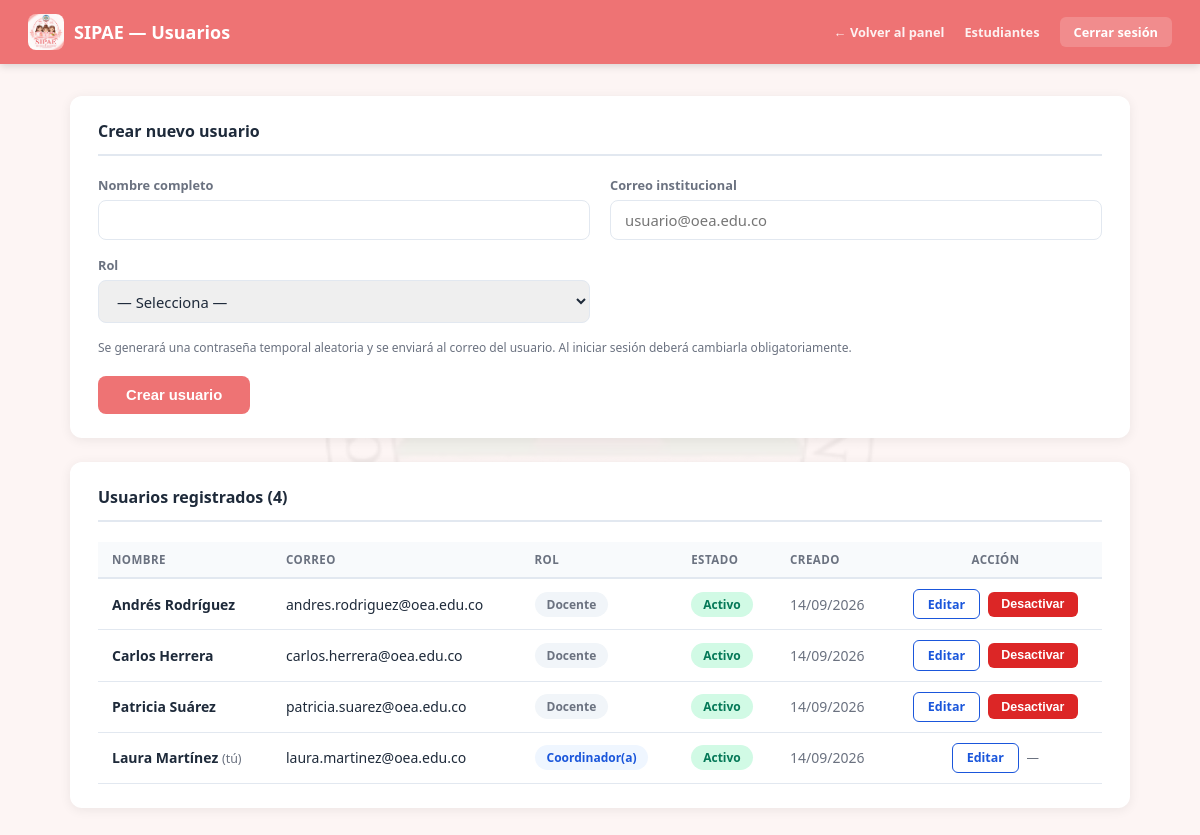
/usuarios.php (signed in), run on the app's committed database.
### tables this page shows
CREATE TABLE IF NOT EXISTS usuarios (

     
    id            INT UNSIGNED     NOT NULL AUTO_INCREMENT,

     
    nombre        VARCHAR(120)     NOT NULL,

     
    correo        VARCHAR(150)     NOT NULL,

     
    contrasena    VARCHAR(255)     NOT NULL,

     
    rol           ENUM('docente','coordinador') NOT NULL DEFAULT 'docente',

     
     
    activo        TINYINT(1)       NOT NULL DEFAULT 1,

     
     
    debe_cambiar_contrasena TINYINT(1) NOT NULL DEFAULT 1,

     
    creado_en     TIMESTAMP        NOT NULL DEFAULT CURRENT_TIMESTAMP,

     
    CONSTRAINT pk_usuarios   PRIMARY KEY (id),

     
    CONSTRAINT uq_usr_correo UNIQUE (correo)

);

### usuarios.php (the view, shortened to what this page needs)
<?php
$pdo = obtenerConexion();
$usuarios = $pdo->query(
    'SELECT id, nombre, correo, rol, activo, creado_en
       FROM usuarios
      ORDER BY rol ASC, nombre ASC'
)->fetchAll();
?>
<!DOCTYPE html>
<html lang="es">
<head>
</head>
<body>
<nav class="navbar">
    <a href="dashboard_coordinador.php" class="navbar__marca">
        <img src="img/logo.jpg" alt="Logo SIPAE">
        SIPAE — Usuarios
    </a>
    <div class="navbar__derecha">
        <a href="dashboard_coordinador.php" class="navbar__link">← Volver al panel</a>
        <a href="estudiantes.php" class="navbar__link">Estudiantes</a>
        <a href="?logout=1" class="navbar__logout">Cerrar sesión</a>
    </div>
</nav>
<main class="contenedor">
    <div class="card">
        <h2 class="card__titulo">Crear nuevo usuario</h2>
        <form method="post" action="procesar_usuario.php">
            <div class="grid-form">
                <div class="campo">
                    <label for="nombre">Nombre completo</label>
                    <input type="text" id="nombre" name="nombre" maxlength="120" required>
                </div>
                <div class="campo">
                    <label for="correo">Correo institucional</label>
                    <input type="email" id="correo" name="correo" maxlength="150"
                           placeholder="usuario@oea.edu.co" required>
                </div>
                <div class="campo">
                    <label for="rol">Rol</label>
                    <select id="rol" name="rol" required>
                        <option value="">— Selecciona —</option>
                    </select>
                </div>
            </div>
            <p class="campo__ayuda" style="margin-top: 1rem; color: var(--gris-texto);">
                Se generará una contraseña temporal aleatoria y se enviará al correo del usuario. Al iniciar sesión deberá cambiarla obligatoriamente.
            </p>
            <button type="submit" class="btn btn--verde">Crear usuario</button>
        </form>
    </div>
    <div class="card">
        <h2 class="card__titulo">Usuarios registrados (<?= count($usuarios) ?>)</h2>
        <?php if (empty($usuarios)): ?>
            <div class="vacio">Aún no hay usuarios registrados.</div>
        <?php else: ?>
            <div class="tabla-wrapper">
                <table>
                    <thead>
                        <tr>
                            <th>Nombre</th>
                            <th>Correo</th>
                            <th>Rol</th>
                            <th>Estado</th>
                            <th>Creado</th>
                            <th style="text-align:center">Acción</th>
                        </tr>
                    </thead>
                    <tbody>
                        <?php foreach ($usuarios as $u):
                            $esUsuarioActual = (int) $u['id'] === (int) $_SESSION['usuario_id'];
                            $fechaCreado = date('d/m/Y', strtotime($u['creado_en']));
                        ?>
                        <tr>
                            <td style="font-weight:600">
                                <?= htmlspecialchars($u['nombre'], ENT_QUOTES, 'UTF-8') ?>
                                <?php if ($esUsuarioActual): ?>
                                    <span style="color:var(--gris-texto);font-weight:400;font-size:.78rem"> (tú)</span>
                                <?php endif; ?>
                            </td>
                            <td><?= htmlspecialchars($u['correo'], ENT_QUOTES, 'UTF-8') ?></td>
                            <td>
                                <span class="badge <?= $u['rol'] === 'coordinador' ? 'badge--azul' : 'badge--gris' ?>">
                                    <?= $u['rol'] === 'coordinador' ? 'Coordinador(a)' : 'Docente' ?>
                                </span>
                            </td>
                            <td>
                                <span class="badge <?= $u['activo'] ? 'badge--verde' : 'badge--rojo' ?>">
                                    <?= $u['activo'] ? 'Activo' : 'Inactivo' ?>
                                </span>
                            </td>
                            <td style="color:var(--gris-texto)"><?= $fechaCreado ?></td>
                            <td style="text-align:center">
                                <div class="acciones-fila">
                                    <a href="editar_usuario.php?id=<?= (int) $u['id'] ?>" class="btn-editar">Editar</a>
                                    <?php if ($esUsuarioActual): ?>
                                        <span style="color:var(--gris-texto);font-size:.78rem">—</span>
                                    <?php else: ?>
                                        <form method="post" action="usuarios.php" style="display:inline"
                                              onsubmit="return confirm('¿Seguro que deseas <?= $u['activo'] ? 'desactivar' : 'activar' ?> a <?= htmlspecialchars($u['nombre'], ENT_QUOTES, 'UTF-8') ?>?');">
                                            <button type="submit"
                                                    class="btn-toggle <?= $u['activo'] ? 'btn-toggle--desactivar' : 'btn-toggle--activar' ?>">
                                                <?= $u['activo'] ? 'Desactivar' : 'Activar' ?>
                                            </button>
                                        </form>
                                    <?php endif; ?>
                                </div>
                            </td>
                        </tr>
                        <?php endforeach; ?>
                    </tbody>
                </table>
            </div>
        <?php endif; ?>
    </div>
</main>
</body>
</html>

### usuarios.php (style rules this page uses)
*, *::before, *::after { box-sizing: border-box; margin: 0; padding: 0; }
:root { --verde: #059669; --verde-oscuro: #047857; --verde-claro: #d1fae5; --azul: #1a56db; --azul-claro: #eff6ff; --rojo: #dc2626; --rojo-claro: #fef2f2; --gris-fondo: #fdf5f4; --gris-borde: #e2e8f0; --gris-texto: #6b7280; --texto: #1e2a3a; --rosa: #ee7374; --rosa-oscuro: #ca6263; --rosa-claro: #fbe3e1; }
body { font-family: 'Segoe UI', Arial, sans-serif; background: var(--gris-fondo); color: var(--texto); min-height: 100vh; }
body::before { content: ""; position: fixed; top: 50%; left: 50%; width: 560px; height: 560px; transform: translate(-50%, -50%); background: url('img/marca_agua.png') no-repeat center center; background-size: contain; opacity: .05; pointer-events: none; z-index: -1; }
.navbar { background: var(--rosa); padding: .875rem 1.75rem; display: flex; align-items: center; justify-content: space-between; box-shadow: 0 2px 8px rgba(0,0,0,.15); position: sticky; top: 0; }
.navbar__marca { display: flex; align-items: center; gap: .625rem; color: #fff; font-size: 1.125rem; font-weight: 700; text-decoration: none; }
.navbar__marca img { width: 36px; height: 36px; border-radius: 8px; object-fit: cover; display: block; }
.navbar__derecha { display: flex; align-items: center; gap: 1.25rem; }
.navbar__link { color: #fff; text-decoration: none; font-size: .8rem; font-weight: 600; opacity: .9; }
.navbar__logout { color: #fff; text-decoration: none; background: rgba(255,255,255,.18); padding: .35rem .875rem; border-radius: 6px; font-size: .8rem; font-weight: 600; }
.contenedor { max-width: 1100px; margin: 2rem auto; padding: 0 1.25rem; }
.card { background: #fff; border-radius: 12px; box-shadow: 0 2px 12px rgba(0,0,0,.07); padding: 1.5rem 1.75rem; margin-bottom: 1.5rem; }
.card__titulo { font-size: 1rem; font-weight: 700; margin-bottom: 1.25rem; padding-bottom: .75rem; border-bottom: 2px solid var(--gris-borde); }
.grid-form { display: grid; grid-template-columns: repeat(2, 1fr); gap: 1rem 1.25rem; }
.campo { display: flex; flex-direction: column; gap: .375rem; }
.campo label { font-size: .8rem; font-weight: 600; color: var(--gris-texto); }
.campo input, .campo select { padding: .575rem .875rem; border: 1.5px solid var(--gris-borde); border-radius: 8px; font-size: .925rem; color: var(--texto); font-family: inherit; }
.campo__ayuda { font-size: .75rem; color: var(--gris-texto); }
.btn { padding: .7rem 1.75rem; border: none; border-radius: 8px; font-size: .925rem; font-weight: 700; cursor: pointer; color: #fff; margin-top: 1.25rem; }
.btn--verde { background: var(--rosa); }
.tabla-wrapper { overflow-x: auto; }
table { width: 100%; border-collapse: collapse; font-size: .875rem; }
thead th { background: #f8fafc; padding: .625rem .875rem; text-align: left; font-size: .72rem; font-weight: 700; color: var(--gris-texto); text-transform: uppercase; letter-spacing: .04em; border-bottom: 2px solid var(--gris-borde); }
tbody td { padding: .625rem .875rem; border-bottom: 1px solid var(--gris-borde); vertical-align: middle; }
.badge { display: inline-block; border-radius: 20px; padding: .25rem .75rem; font-size: .75rem; font-weight: 700; }
.badge--azul { background: var(--azul-claro); color: var(--azul); }
.badge--verde { background: var(--verde-claro); color: var(--verde-oscuro); }
.badge--gris { background: #f1f5f9; color: var(--gris-texto); }
.acciones-fila { display: flex; gap: .5rem; align-items: center; justify-content: center; }
.btn-editar { padding: .35rem .85rem; border: 1.5px solid var(--azul); border-radius: 6px; font-size: .78rem; font-weight: 700; cursor: pointer; color: var(--azul); background: #fff; text-decoration: none; }
.btn-toggle { padding: .35rem .85rem; border: none; border-radius: 6px; font-size: .78rem; font-weight: 700; cursor: pointer; color: #fff; }
.btn-toggle--desactivar { background: var(--rojo); }

### data on the page
usuarios: nombre "Andrés Rodríguez", correo "andres.rodriguez@oea.edu.co", rol "Docente", activo "Activo", creado_en "14/09/2026"
usuarios: nombre "Carlos Herrera", correo "carlos.herrera@oea.edu.co", rol "Docente", activo "Activo", creado_en "14/09/2026"
usuarios: nombre "Patricia Suárez", correo "patricia.suarez@oea.edu.co", rol "Docente", activo "Activo", creado_en "14/09/2026"
usuarios: nombre "Laura Martínez", shows "(tú)", correo "laura.martinez@oea.edu.co", rol "Coordinador(a)", activo "Activo", creado_en "14/09/2026"

### other printed values
count($usuarios) "4"
